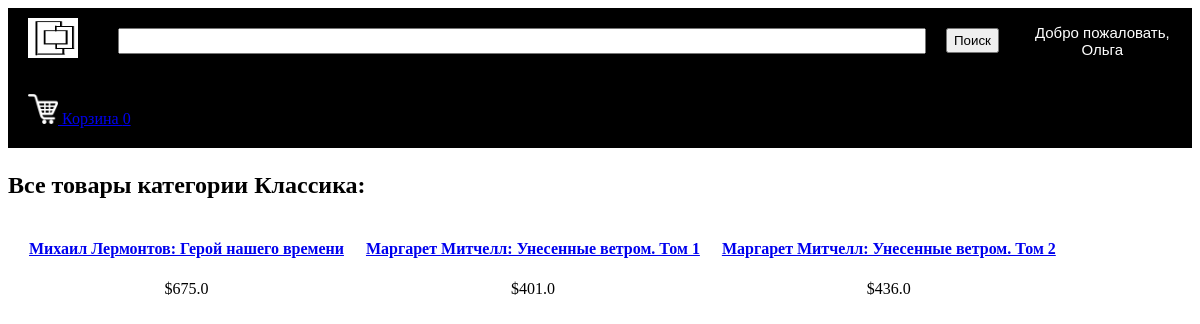
Page /displayCategory?categoryId=1 (signed in) on the committed database.
### tables this page shows
CREATE TABLE users 
		(userId INTEGER PRIMARY KEY, 
		password TEXT,
		email TEXT,
		firstName TEXT,
		lastName TEXT,
		country TEXT, 
		city TEXT,
		address TEXT,
		zipcode TEXT,
		phone TEXT
		);

CREATE TABLE categories
		(categoryId INTEGER PRIMARY KEY,
		name TEXT
		);

CREATE TABLE products
		(productId INTEGER PRIMARY KEY,
		name TEXT,
		price REAL,
		description TEXT,
		stock INTEGER,
		categoryId INTEGER,
		FOREIGN KEY(categoryId) REFERENCES categories(categoryId)
		);

### main.py (the view)
@app.route("/displayCategory")
def displayCategory():
        loggedIn, firstName, noOfItems = getLoginDetails()
        categoryId = request.args.get("categoryId")
        with sqlite3.connect('database.db') as conn:
            cur = conn.cursor()
            cur.execute("SELECT products.productId, products.name, products.price, categories.name FROM products, categories WHERE products.categoryId = categories.categoryId AND categories.categoryId = " + categoryId)
            data = cur.fetchall()
        conn.close()
        categoryName = data[0][3]
        data = parse(data)
        return render_template('displayCategory.html', data=data, loggedIn=loggedIn, firstName=firstName, noOfItems=noOfItems, categoryName=categoryName)

### main.py (called while the page is built)
def getLoginDetails():
    with sqlite3.connect('database.db') as conn:
        cur = conn.cursor()
        if 'email' not in session:
            loggedIn = False
            firstName = ''
            noOfItems = 0
        else:
            loggedIn = True
            cur.execute("SELECT userId, firstName FROM users WHERE email = '" + session['email'] + "'")
            userId, firstName = cur.fetchone()
            cur.execute("SELECT count(productId) FROM basket WHERE userId = " + str(userId))
            noOfItems = cur.fetchone()[0]
    conn.close()
    return (loggedIn, firstName, noOfItems)

def parse(data):
    ans = []
    i = 0
    while i < len(data):
        curr = []
        for j in range(7):
            if i >= len(data):
                break
            curr.append(data[i])
            i += 1
        ans.append(curr)
    return ans

### templates/displayCategory.html (shortened to what this page needs)
<!DOCTYPE HTML>
<html>
<head>
<link rel="stylesheet" href={{ url_for('static', filename='css/home.css') }} />
<link rel="stylesheet" href={{ url_for('static', filename='css/topStyle.css') }} />
</head>
<body>
<div id="title">
	<a href="/">
		<img id="logo" src= {{ url_for('static', filename='images/logo.png') }} />
	</a>
	<form>
		<input id="searchBox" type="text" name="searchQuery">
		<input id="searchButton" type="submit" value="Поиск">
	</form>
	{% if not loggedIn %}
	<div id="signInButton">
		<a class="link" href="/loginForm">Войти</a>
	</div>
	{% else %}
	<div class="dropdown">
		<button class="dropbtn">Добро пожаловать, <br>{{firstName}}</button>
	</div>
	{% endif %}
	<div id="kart">
		<a class="link" href="/basket">
			<img src={{url_for('static', filename='images/shoppingCart.png')}} id="cartIcon" />
			Корзина {{noOfItems}}
		</a>
	</div>
</div>
<div>
	<h2>Все товары категории {{categoryName}}:</h2>
	{% for itemData in data %}
	<table>
		<tr id="productName">
			{% for row in itemData %}
			<td>
				<a href="/productDescription?productId={{row[0]}}">
				{{row[1]}}
				</a>
			</td>
			{% endfor %}
		</tr>
		<tr id="productPrice">
			{% for row in itemData %}
			<td>
				${{row[2]}}
			</td>
			{% endfor %}
		</tr>
	</table>
	{% endfor %}
</div>
</body>
</html>

### static/css/home.css (style rules this page uses)
table { border-spacing: 20px; }
#productName { text-align: center; font-weight: bold; }
#productPrice { text-align: center; }

### static/css/topStyle.css (style rules this page uses)
#logo { height: 40px; width: 50px; margin-left: 20px; margin-top: 10px; margin-bottom: 10px; margin-right: 20px; float: left; }
#title { background-color: black; display: inline-block; width: 100%; }
#searchBox { height: 20px; width: 800px; margin-left: 20px; margin-top: 20px; margin-bottom: 20px; margin-right: 20px; float: left; font-size: 1.5em; }
#searchButton { height: 25px; margin-top: 20px; margin-bottom: 20px; margin-right: 20px; float: left; }
.dropbtn { background-color: black; color: white; padding: 16px; font-size: 15px; border: none; cursor: pointer; }
.dropdown { position: relative; float: left; }
#kart { color: white; margin-top: 20px; margin-bottom: 20px; margin-left: 20px; margin-right: 20px; float: left; }
#cartIcon { height: 30px; width: 30px; }

### rows in the picture
users: firstName "Ольга"
categories: name "Классика"
products: name "Михаил Лермонтов: Герой нашего времени", price "675.0"
products: name "Маргарет Митчелл: Унесенные ветром. Том 1", price "401.0"
products: name "Маргарет Митчелл: Унесенные ветром. Том 2", price "436.0"

### other values in the picture
{{ noOfItems }} "0"
